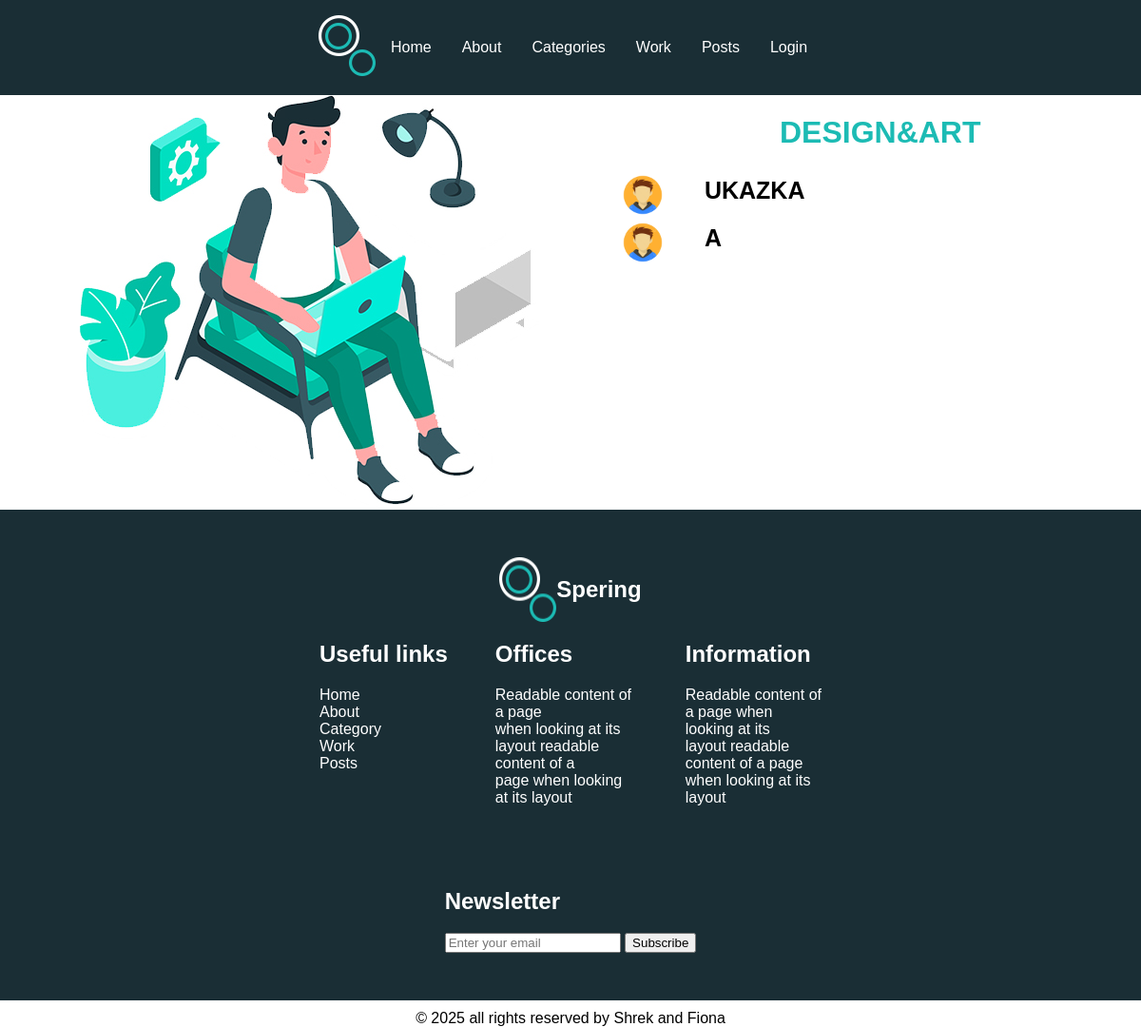
The app's page /category/4/ with its own data.
### myApp/models.py (models this page shows, shortened)
class Genre(models.Model):
    name = models.CharField(max_length=15, unique=True)

class Post(models.Model):
    title = models.CharField(max_length=50)
    author_name = models.ForeignKey(User, on_delete=models.CASCADE)
    content = models.TextField(null=False, blank = False)
    created_at = models.DateTimeField(auto_now_add=True)
    update = models.DateTimeField(auto_now=True)
    genres = models.ManyToManyField(Genre)

class Profile(models.Model):
    user = models.OneToOneField(User, on_delete=models.CASCADE)
    role = models.CharField(max_length=255)
    avatar = models.ImageField(upload_to='avatars/', default='avatars/default-avatar.jpg', blank=True, null=True)

### myApp/views.py (the view)
# urls.py: path('category/<int:category_id>/', views.category_page, name='category_page'),
def category_page(request, category_id):
    category = get_object_or_404(Genre, id=category_id)
    posts = Post.objects.filter(genres=category)
    return render(request, 'myApp/category_page.html', {'category': category, 'posts': posts})

### myApp/templates/myApp/category_page.html (shortened to what this page needs)
{% load static %}
<!DOCTYPE html>
<html lang="en">
<head>
    <link rel="stylesheet" href="{% static 'style.css' %}">
</head>
<body>
<div class="grid-layout container">
    {% include 'myApp/header.html' %}
    <div class="sidebar">
        <img src="{% static 'images/experience-img.jpg' %}" class="image indexImage" alt="">
    </div>
    <div class="main">
        <h1 class="genreName">{{ category.name }}</h1>
        <ul>
            {% for post in posts %}
                <li>
                    <img src="{{ post.author_name.profile.avatar.url }}" alt="Avatar" class="post-avatar">
                    <a class="liA" href="{% url 'post_detail' post.id %}">{{ post.title }}</a>
                </li>
            {% endfor %}
        </ul>
    </div>
    {% include 'myApp/footer.html' %}
</div>
</body>
</html>

### myApp/static/style.css (style rules this page uses)
body { margin : 0; font-family : sans-serif; }
.container { padding: 0 !important; margin: 0 auto; }
h1 { text-transform : uppercase; font-weight : 750; }
.indexImage { display : block; margin : 0 auto; max-width : 100%; height : auto; }
ul { list-style-type: none; padding: 0; }
ul li { margin: 0; padding: 0; }
.liA { line-height: 1.5; text-transform: uppercase; text-decoration: none; color: inherit; font-size: 25px; font-weight: 600; padding-left: 25px; }
.genreName { font-size : 2rem; font-weight : 600; color : #1cbbb4; text-transform: uppercase; text-decoration: none; text-align: center; }
.image { max-width : 100%; height : auto; display : block; }
.sidebar { display: flex; justify-content: center; align-items: center; }
.post-avatar { width: 50px; height: 50px; border-radius: 50%; margin-right: 10px; vertical-align: middle; }
.grid-layout .sidebar { grid-area : sidebar; }
.grid-layout .main { grid-area : main; }
.grid-layout.container { display : grid; grid-template-rows : auto auto auto auto auto; grid-template-areas : "header" "sidebar" "main" "footer" "copyright"; }
@media (min-width: 720px) { .grid-layout.container { grid-template-rows: auto auto auto auto; grid-template-areas: "header header" "sidebar main" "footer footer" "copyright copyright"; } }
@media (min-width: 1020px) { .grid-layout.container { grid-template-rows: auto auto auto auto; grid-template-areas: "header header header" "sidebar main main" "footer footer footer" "copyright copyright copyright"; } }

### records on screen
Genre: name "DESIGN&ART"
Post: author_name.profile.avatar (picture), title "UKAZKA"
Post: author_name.profile.avatar (picture), title "A"
